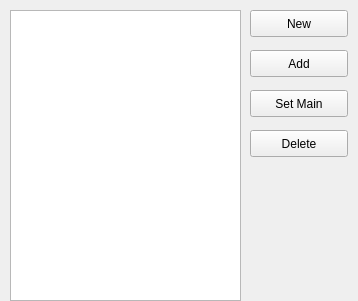
<?xml version="1.0" encoding="UTF-8"?>
<ui version="4.0">
 <class>ProjectCfg_FileMgr</class>
 <widget class="QWidget" name="ProjectCfg_FileMgr">
  <property name="geometry">
   <rect>
    <x>0</x>
    <y>0</y>
    <width>358</width>
    <height>301</height>
   </rect>
  </property>
  <property name="windowTitle">
   <string>Form</string>
  </property>
  <widget class="QListWidget" name="lstFiles">
   <property name="geometry">
    <rect>
     <x>10</x>
     <y>10</y>
     <width>231</width>
     <height>291</height>
    </rect>
   </property>
  </widget>
  <widget class="QPushButton" name="btnNew">
   <property name="geometry">
    <rect>
     <x>250</x>
     <y>10</y>
     <width>98</width>
     <height>27</height>
    </rect>
   </property>
   <property name="text">
    <string>New</string>
   </property>
  </widget>
  <widget class="QPushButton" name="btnAdd">
   <property name="geometry">
    <rect>
     <x>250</x>
     <y>50</y>
     <width>98</width>
     <height>27</height>
    </rect>
   </property>
   <property name="text">
    <string>Add</string>
   </property>
  </widget>
  <widget class="QPushButton" name="btnSetMain">
   <property name="geometry">
    <rect>
     <x>250</x>
     <y>90</y>
     <width>98</width>
     <height>27</height>
    </rect>
   </property>
   <property name="text">
    <string>Set Main</string>
   </property>
  </widget>
  <widget class="QPushButton" name="btnDelete">
   <property name="geometry">
    <rect>
     <x>250</x>
     <y>130</y>
     <width>98</width>
     <height>27</height>
    </rect>
   </property>
   <property name="text">
    <string>Delete</string>
   </property>
  </widget>
 </widget>
 <resources/>
 <connections/>
</ui>
